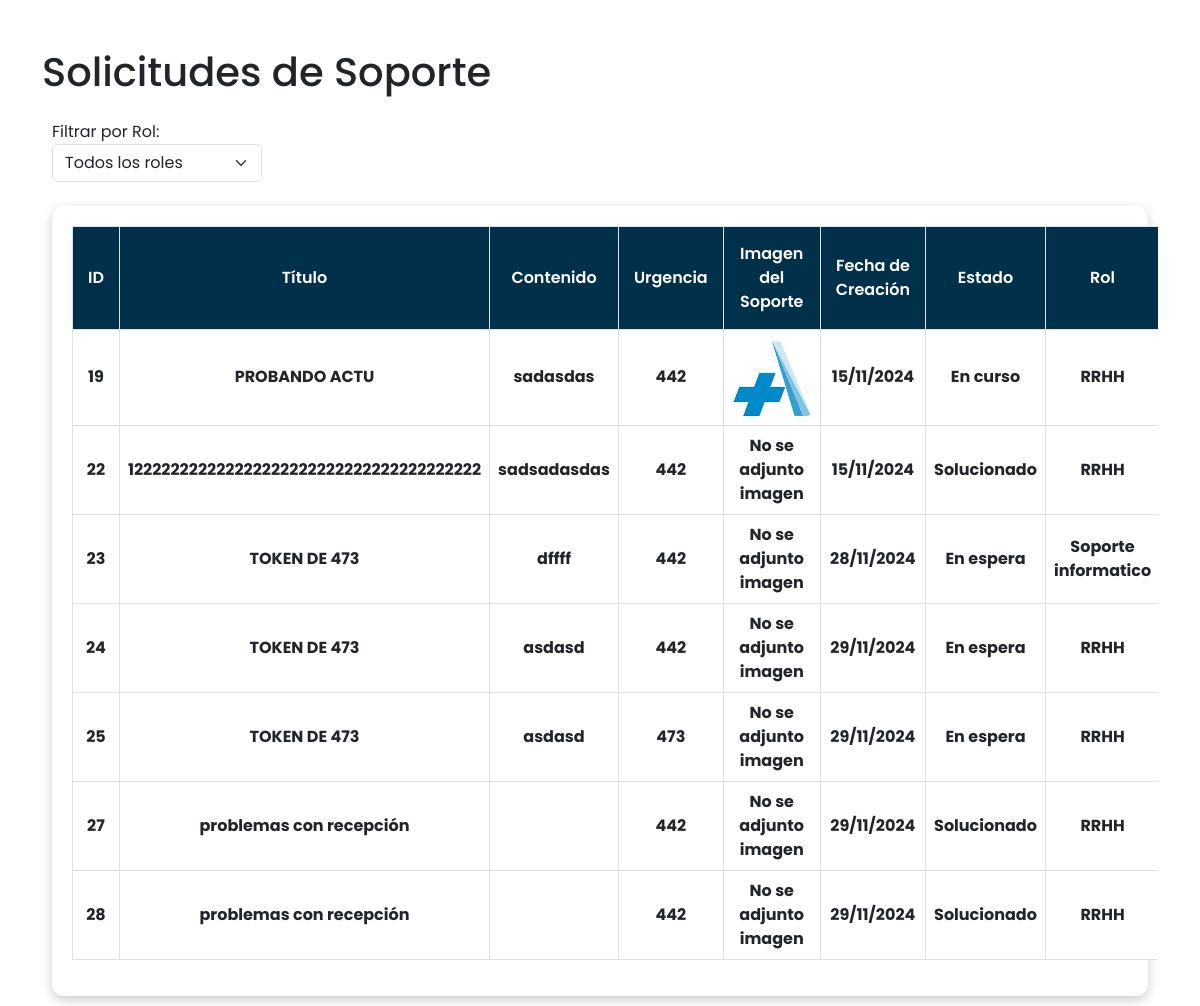
Screenshot of /Aplicacion/ver_solicitudes.php with the database file from the repository.
### tables this page shows
CREATE TABLE `soportes` (
  `id` int(11) NOT NULL,
  `titulo` varchar(255) NOT NULL,
  `contenido` text DEFAULT NULL,
  `urgencia` enum('442','473') NOT NULL DEFAULT '442',
  `imagen` varchar(255) DEFAULT NULL,
  `fecha_creacion` timestamp NOT NULL DEFAULT current_timestamp(),
  `rut` varchar(13) NOT NULL,
  `rol_id` int(11) NOT NULL,
  `estado` enum('En espera','En curso','Solucionado') DEFAULT 'En espera',
  `fecha_solucionado` timestamp NULL DEFAULT NULL
);

CREATE TABLE `roles` (
  `id` int(11) NOT NULL,
  `rol` varchar(255) NOT NULL
);

### Aplicacion/ver_solicitudes.php (the view, shortened to what this page needs)
<?php
include("conexion.php");
$rol_id_seleccionado = isset($_GET['rol_id']) ? $_GET['rol_id'] : 0;
if ($rol_id_seleccionado == 0) {
    $sql_solicitudes = "SELECT
                            soportes.id AS 'ID del Soporte',
                            soportes.titulo AS 'Titulo del Soporte',
                            soportes.contenido AS 'Contenido del Soporte',
                            soportes.urgencia AS 'Urgencia del Soporte',
                            soportes.imagen AS 'Imagen del Soporte',
                            soportes.fecha_creacion AS 'Fecha de Creación',
                            soportes.estado AS 'Estado del Soporte',
                            personal.nombre AS 'Nombre del Usuario',
                            personal.imagen AS 'Imagen del Usuario',
                            roles.rol AS 'Nombre del Rol'
                        FROM
                            soportes
                        JOIN
                            personal ON soportes.rut = personal.rut
                        JOIN
                            roles ON soportes.rol_id = roles.id";
}
$result_solicitudes = $conn->query($sql_solicitudes);
?>
<!DOCTYPE html>
<html lang="es">
<head>
    <link href="style.css" rel="stylesheet">
    <link href="https://cdn.jsdelivr.net/npm/bootstrap@5.3.0-alpha3/dist/css/bootstrap.min.css" rel="stylesheet">
    <link href="https://cdn.lineicons.com/4.0/lineicons.css" rel="stylesheet" />
    <link href="https://cdn.jsdelivr.net/npm/bootstrap@5.3.0-alpha1/dist/css/bootstrap.min.css" rel="stylesheet">
</head>
<body>
<div class="container mt-5">
    <h1 class="mb-4">Solicitudes de Soporte</h1>
    <div class="table-responsive">
    <div class="filter-container mb-4">
        <form method="GET" action="">
            <label for="rol_id">Filtrar por Rol:</label>
            <select name="rol_id" id="rol_id" class="form-select" onchange="this.form.submit()">
                <option value="0">Todos los roles</option>
            </select>
        </form>
    </div>
    <div class="table-container">
        <table class="table table-bordered table-hover">
            <thead>
                <tr>
                    <th>ID</th>
                    <th>Título</th>
                    <th>Contenido</th>
                    <th>Urgencia</th>
                    <th>Imagen del Soporte</th>
                    <th>Fecha de Creación</th>
                    <th>Estado</th>
                    <th>Rol</th>
                </tr>
            </thead>
            <tbody>
                <?php
                if ($result_solicitudes->num_rows > 0) {
                    while($row = $result_solicitudes->fetch_assoc()) {
                        $urgencia_class = '';
                        if (!function_exists('traducirMeses')) {
                            function traducirMeses($fecha) {
                                $mesesIngles = array('January', 'February', 'March', 'April', 'May', 'June', 'July', 'August', 'September', 'October', 'November', 'December');
                                $mesesEspanol = array('enero', 'febrero', 'marzo', 'abril', 'mayo', 'junio', 'julio', 'agosto', 'septiembre', 'octubre', 'noviembre', 'diciembre');
                            return str_replace($mesesIngles, $mesesEspanol, $fecha);
                        }
                        }
                        echo '<tr class="clickable-row" data-bs-toggle="modal" data-bs-target="#solicitudModal"
                              data-titulo="' . $row['Titulo del Soporte'] . '"
                              data-contenido="' . $row['Contenido del Soporte'] . '"
                              data-urgencia="' . ucfirst($row['Urgencia del Soporte']) . '"
                              data-imagen="' . (!empty($row['Imagen del Soporte']) ? $row['Imagen del Soporte'] : 'Images/noimagen.jpg') . '"
                              data-fecha="'   . traducirMeses(date('j F Y', strtotime($row['Fecha de Creación']))) . '"
                              data-estado="' . $row['Estado del Soporte'] . '"
                              data-usuario="' . $row['Nombre del Usuario'] . '"
                              data-usuario-imagen="' . (!empty($row['Imagen del Usuario']) ? $row['Imagen del Usuario'] : 'Images/profile_photo/imagen_default.jpg') . '"
                              data-rol="' . $row['Nombre del Rol'] . '">';
                        echo '<td>' . $row['ID del Soporte'] . '</td>';
                        echo '<td>' . $row['Titulo del Soporte'] . '</td>';
                        echo '<td>' . (strlen($row['Contenido del Soporte']) > 50 ? substr($row['Contenido del Soporte'], 0, 50) . '...' : $row['Contenido del Soporte']) . '</td>';
                        echo '<td class="'.$urgencia_class.'">' . ucfirst($row['Urgencia del Soporte']) . '</td>';
                        echo '<td>';
                        if (!empty($row['Imagen del Soporte'])) {
                            echo '<img src="' . $row['Imagen del Soporte'] . '" alt="Imagen del soporte">';
                        } else {
                            echo 'No se adjunto imagen';
                        }
                        echo '</td>';
                        echo '<td>' . date('d/m/Y', strtotime($row['Fecha de Creación'])) . '</td>';
                        echo '<td>' . $row['Estado del Soporte'] . '</td>';
                        echo '<td>' . $row['Nombre del Rol'] . '</td>';
                        echo '</tr>';
                    }
                } else {
                    echo '<tr><td colspan="10" class="text-center">No se encontraron solicitudes de soporte.</td></tr>';
                }
                ?>
            </tbody>
        </table>
        </div>
    </div>
</div>
</body>
</html>

### Aplicacion/styles/style.css (style rules this page uses)
h1 { font-weight: 600; font-size: 1.5rem; }
body { font-family: 'Poppins', sans-serif; font-family: 'Poppins', sans-serif !important; }
* { margin: 0; padding: 0; box-sizing: border-box; }
.table-container { margin-top: 20px; }
.table th, .table td { vertical-align: middle; }
.filter-container { display: flex; align-items: center; margin-bottom: 20px; }
.filter-container form { align-items: center; margin-right: 30px; }
.table-container { margin: 10px; background-color: white; border-radius: 12px; padding: 20px; box-shadow: 0 4px 12px rgba(0, 0, 0, 0.2); width: auto; height: auto; }
.table th { background-color: #00304A; color: #fff; text-align: center; font-weight: 600; padding: 15px; border-top: none; }
.table td { text-align: center; vertical-align: middle; padding: 12px; font-size: 1rem; font-weight: bold; text-overflow: ellipsis; }
.filter-container { margin-left: 10px; }

### Aplicacion/ver_solicitudes.php (style rules this page uses)
.table img { max-width: 80px; max-height: 80px; object-fit: cover; border-radius: 8px; }
.clickable-row { cursor: pointer; }
.table th { background-color: #00304A; color: #fff; text-align: center; font-weight: 600; padding: 15px; border-top: none; }

### rows the page displays
soportes: id "19", titulo "PROBANDO ACTU", contenido "sadasdas", urgencia "442", imagen (picture), fecha_creacion "15/11/2024", estado "En curso", rol.rol "RRHH"
soportes: id "22", titulo "122222222222222222222222222222222222222", contenido "sadsadasdas", urgencia "442", shows "No se adjunto imagen", fecha_creacion "15/11/2024", estado "Solucionado", rol.rol "RRHH"
soportes: id "23", titulo "TOKEN DE 473", contenido "dffff", urgencia "442", shows "No se adjunto imagen", fecha_creacion "28/11/2024", estado "En espera", rol.rol "Soporte informatico"
soportes: id "24", titulo "TOKEN DE 473", contenido "asdasd", urgencia "442", shows "No se adjunto imagen", fecha_creacion "29/11/2024", estado "En espera", rol.rol "RRHH"
soportes: id "25", titulo "TOKEN DE 473", contenido "asdasd", urgencia "473", shows "No se adjunto imagen", fecha_creacion "29/11/2024", estado "En espera", rol.rol "RRHH"
soportes: id "27", titulo "problemas con recepción", urgencia "442", shows "No se adjunto imagen", fecha_creacion "29/11/2024", estado "Solucionado", rol.rol "RRHH"
soportes: id "28", titulo "problemas con recepción", urgencia "442", shows "No se adjunto imagen", fecha_creacion "29/11/2024", estado "Solucionado", rol.rol "RRHH"
